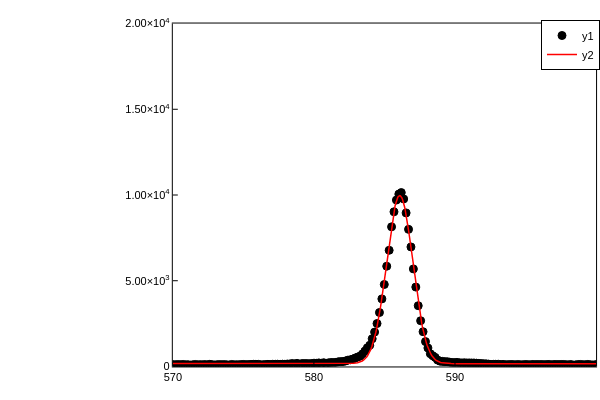

Source (notebook cell):
### Code cell
Plots.plot(datacalibrated[:,1],datacalibrated[:,2],xlims=(500,600),ylims=(0,2e4))

xlow,xhigh=570,600

p,s,f=PhotopeakFit.gaussianfit(datacalibrated,xlow,xhigh,[200,0.0,10000,585,1])
println(p)

Plots.scatter(datacalibrated[:,1],datacalibrated[:,2],xlims=(xlow,xhigh),ylims=(0,2e4),mc=:black)
Plots.plot!(e->f(e,p),xlow,xhigh,lc=:red,lw=1.5,seriestype=:line)

### Figure 1 — Plotly figure (JSON) as saved in the notebook; plotly's stock layout.template omitted (floating-point values rounded to 4 significant figures; data arrays with more than 128 entries replaced by an {"elided": "..."} marker saying what was removed)
{"data": [{"colorbar": {"len": 0.9525, "title": "", "x": 0.9934, "y": 0.5139}, "legendgroup": "y1", "marker": {"color": "rgba(0, 0, 0, 1.000)", "line": {"color": "rgba(0, 0, 0, 1.000)", "width": 1}, "size": 8, "symbol": "circle"}, "mode": "markers", "name": "y1", "showlegend": true, "type": "scatter", "x": {"elided": "16384 float values"}, "xaxis": "x", "y": {"elided": "16384 int values"}, "yaxis": "y"}, {"colorbar": {"len": 0.9525, "title": "", "x": 0.9934, "y": 0.5139}, "legendgroup": "y2", "line": {"color": "rgba(255, 0, 0, 1.000)", "dash": "solid", "shape": "linear", "width": 1.5}, "mode": "lines", "name": "y2", "showlegend": true, "type": "scatter", "x": {"elided": "137 float values"}, "xaxis": "x", "y": {"elided": "137 float values"}, "yaxis": "y"}], "layout": {"annotations": [], "height": 400, "legend": {"bgcolor": "rgba(255, 255, 255, 1.000)", "bordercolor": "rgba(0, 0, 0, 1.000)", "borderwidth": 1, "font": {"color": "rgba(0, 0, 0, 1.000)", "family": "sans-serif", "size": 11}, "title": {"font": {"color": "rgba(0, 0, 0, 1.000)", "family": "sans-serif", "size": 15}, "text": ""}, "tracegroupgap": 0, "traceorder": "normal", "x": 1, "xanchor": "auto", "y": 1, "yanchor": "auto"}, "margin": {"b": 20, "l": 0, "r": 0, "t": 20}, "paper_bgcolor": "rgba(255, 255, 255, 1.000)", "plot_bgcolor": "rgba(255, 255, 255, 1.000)", "showlegend": true, "width": 600, "xaxis": {"anchor": "y", "domain": [0.288, 0.9934], "gridcolor": "rgba(0, 0, 0, 0.100)", "gridwidth": 0.5, "linecolor": "rgba(0, 0, 0, 1.000)", "mirror": true, "range": [570, 600], "showgrid": false, "showline": true, "showticklabels": true, "tickangle": 0, "tickcolor": "rgb(0, 0, 0)", "tickfont": {"color": "rgba(0, 0, 0, 1.000)", "family": "sans-serif", "size": 11}, "tickmode": "array", "ticks": "inside", "ticktext": ["570", "580", "590", "600"], "tickvals": [570, 580, 590, 600], "title": "", "titlefont": {"color": "rgba(0, 0, 0, 1.000)", "family": "sans-serif", "size": 15}, "type": "-", "visible": true, "zeroline": false, "zerolinecolor": "rgba(0, 0, 0, 1.000)"}, "yaxis": {"anchor": "x", "domain": [0.03762, 0.9902], "gridcolor": "rgba(0, 0, 0, 0.100)", "gridwidth": 0.5, "linecolor": "rgba(0, 0, 0, 1.000)", "mirror": true, "range": [0, 20000], "showgrid": false, "showline": true, "showticklabels": true, "tickangle": 0, "tickcolor": "rgb(0, 0, 0)", "tickfont": {"color": "rgba(0, 0, 0, 1.000)", "family": "sans-serif", "size": 11}, "tickmode": "array", "ticks": "inside", "ticktext": ["0", "5.00×10<sup>3</sup>", "1.00×10<sup>4</sup>", "1.50×10<sup>4</sup>", "2.00×10<sup>4</sup>"], "tickvals": [0, 5000, 10000, 15000, 20000], "title": "", "titlefont": {"color": "rgba(0, 0, 0, 1.000)", "family": "sans-serif", "size": 15}, "type": "-", "visible": true, "zeroline": false, "zerolinecolor": "rgba(0, 0, 0, 1.000)"}}}
